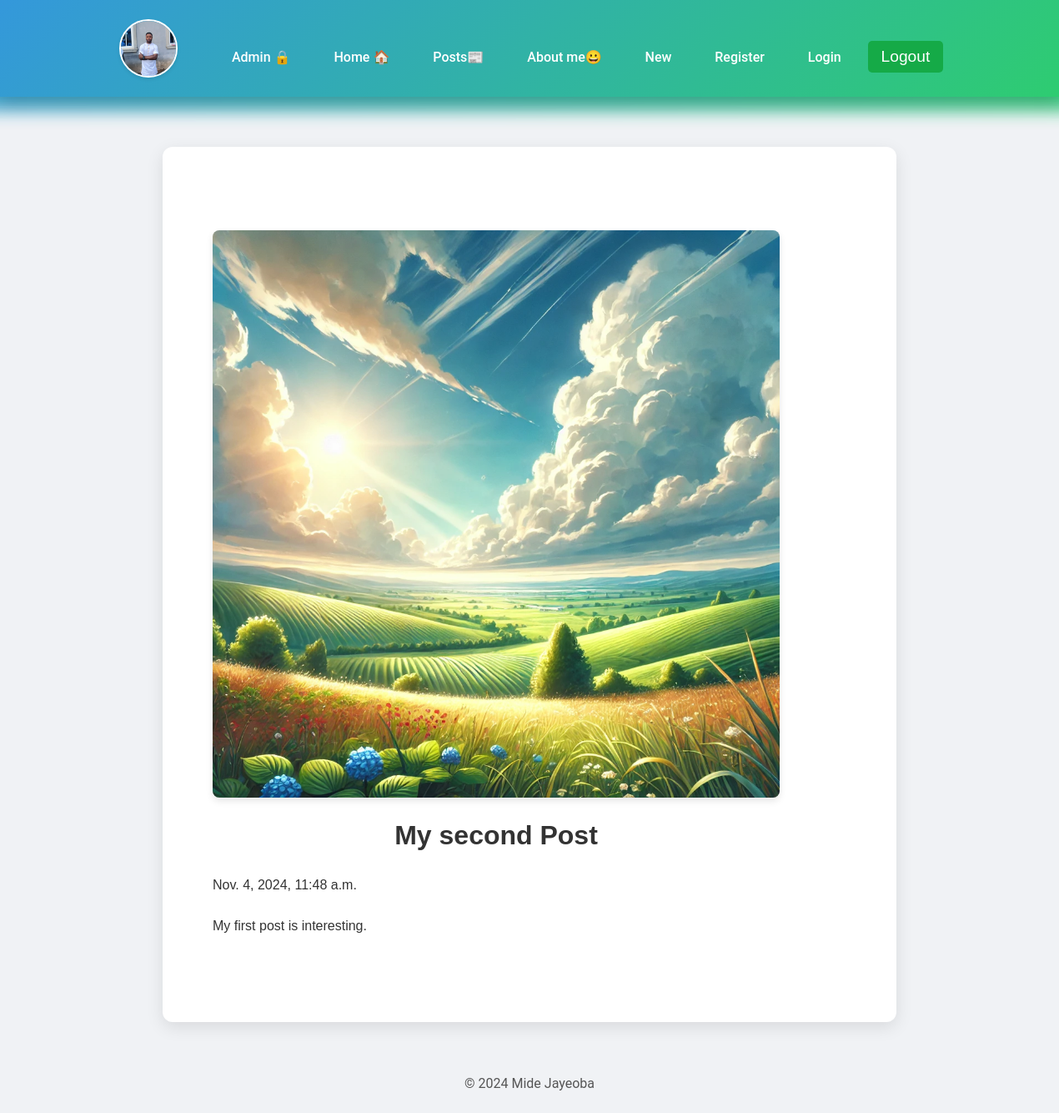
Screenshot of /posts/second-post with the database file from the repository.
### posts/models.py (models this page shows, shortened)
class Post(models.Model):
    title = models.CharField(max_length=75)
    body = models.TextField()
    slug = models.SlugField()
    date = models.DateTimeField(auto_now_add=True)
    banner = models.ImageField(default='fallback.png', blank=True)

### posts/views.py (the view)
# urls.py: path('<slug:slug>', views.post_page, name="post_page"),
def post_page(request, slug):
    post = Post.objects.get(slug=slug)
    return render(request, 'posts/post_page.html', {'post': post})

### posts/templates/posts/post_page.html (shortened to what this page needs)
{% extends "layout.html" %} {% block title %} {{post.title}} {% endblock title %}
{% block content %}
<section>
    <img
    class="banner"
    src="{{post.banner.url}}"
    alt="{{post.title}}">
    <h1>{{post.title}}</h1>
        <p>{{ post.date }}</p>
        <p>{{ post.body }}</p>
</section>
{% endblock content %}

### static/css/style.css (style rules this page uses)
* { margin: 0; padding: 0; box-sizing: border-box; }
body { min-height: 100vh; display: grid; place-content: centers; font-size: 3rem; background-color: black; color: whitesmoke; }
h1, p { text-align: center; }
.banner { width: 100%; max-width: 800px; height: auto; margin: 20px auto; display: block; border-radius: 8px; box-shadow: 0 4px 8px rgba(0, 0, 0, 0.1); }
section { width: 90%; max-width: 800px; margin: 40px auto; padding: 20px; font-family: Arial, sans-serif; }
section h1 { font-size: 2rem; color: #333; margin-bottom: 20px; text-align: center; }
body { font-family: "Roboto", sans-serif; color: #333; background-color: #f0f2f5; line-height: 1.6; }
h1 { font-size: 2.5rem; color: #2c3e50; text-align: center; margin-bottom: 30px; font-weight: 600; }
p { font-size: 1rem; color: #555; margin-bottom: 20px; line-height: 1.8; }
section { margin: 20px 0; }
section p { font-size: 1rem; color: #333; text-align: left; }

### rows the page displays
Post: banner (picture), title "My second Post", date "Nov. 4, 2024, 11:48 a.m.", body "My first post is interesting."
